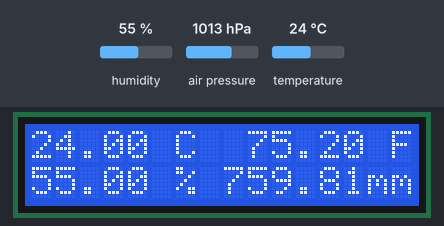
A sketch run on a simulated Arduino Uno, built with avr-gcc and run on an emulated ATmega328P. Parts: 16×2 character LCD. The inputs (shaded band) are chosen by the test bench; at power-on: humidity 55 %, air pressure 1013 hPa, temperature 24 °C.

Above: at 2.6 s.
2.7 s: humidity set to 22 %
At 4.4 s:
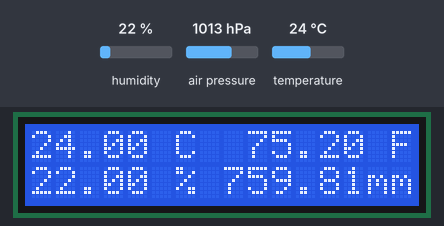
5.5 s: air pressure set to 952 hPa
At 6.4 s:
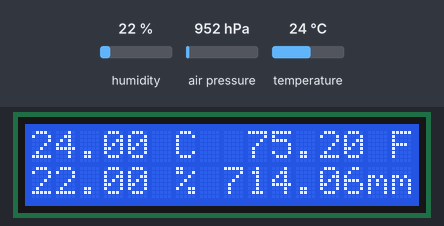
8.0 s: temperature set to 12 °C
At 8.4 s:
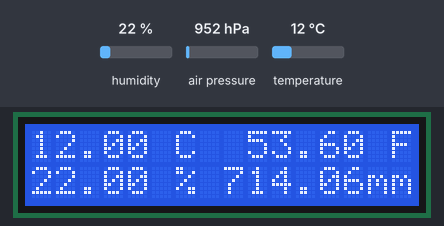
10.5 s: humidity set to 40 %
At 12.4 s:
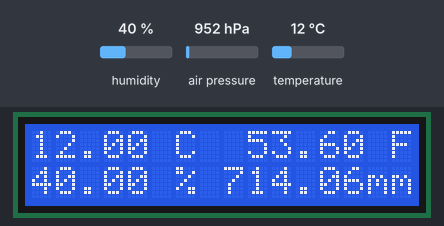
Timing chart, 0 to 13.9 s (numbered marks = the images above; inputs shaded):
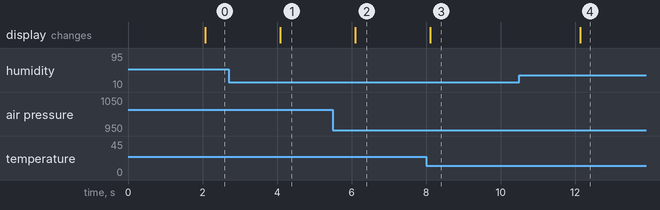

Measured:
- after the input at 2.7 s, the display: changes after 1.4 s (image 1)
- after the input at 5.5 s, the display: changes after 0.60 s (image 2)
- after the input at 8.0 s, the display: changes after 0.11 s (image 3)
- after the input at 10.5 s, the display: changes after 1.6 s (image 4)

The sketch:

Weather_station_BME280_LCD1602.ino
```cpp
#include <Adafruit_Sensor.h>
#include <Adafruit_BME280.h>
#include <LiquidCrystal.h>

Adafruit_BME280 bme;

LiquidCrystal lcd(12, 11, 5, 4, 3, 2);

void setup(void)
{
  lcd.begin(16, 2);
  bme.begin(0x76);
}

 void loop()
 {
 delay(2000);

 lcd.clear();

 lcd.setCursor(0,0); lcd.print(bme.readTemperature()); lcd.print(" C ");
 lcd.setCursor(9,0); lcd.print(bme.readTemperature()* 9 / 5 + 32); lcd.print(" F ");

 lcd.setCursor(0,1); lcd.print(bme.readHumidity()); lcd.print(" % ");
 lcd.setCursor(8,1); lcd.print(bme.readPressure()*  0.00750062); lcd.print("mm");
 }
```
